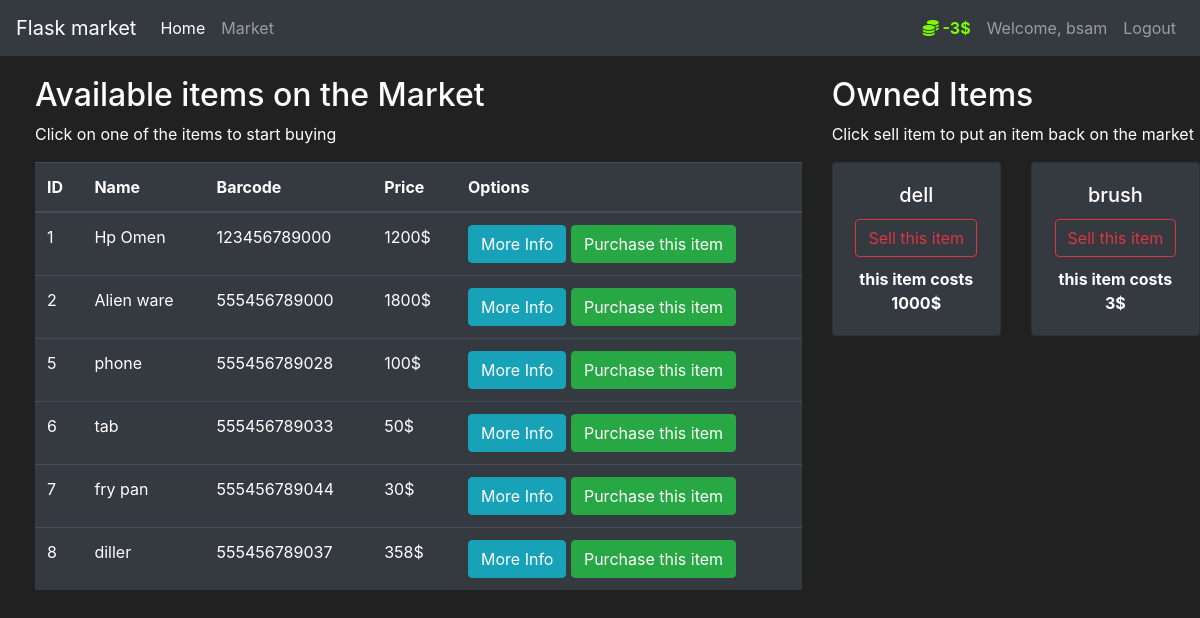
The app's page /market (signed in) with its own data.
### market/models.py (models this page shows, shortened)
class User(db.Model, UserMixin):
    id = db.Column(db.Integer(), primary_key= True)
    username = db.Column(db.String(length=30), unique= True, nullable=False)
    email_address = db.Column(db.String(length=50), unique=True, nullable=False)
    password_hash = db.Column(db.String(length=60), nullable=False) # no need for unique
    budget = db.Column(db.Integer(), nullable=False, default=1000)
    items = db.relationship('Item', backref='owned_user', lazy=True) ##### this is a relationship
    @property
    def password(self):
        return self.password
    @property
    def prettier_budget(self):
        if len(str(self.budget)) >= 4:
            return f'{str(self.budget)[:-3]}, {str(self.budget)[-3:]}$'
        else:
            return f"{self.budget}$"

class Item(db.Model):
    id = db.Column(db.Integer(), primary_key=True)
    name = db.Column(db.String(length=30), nullable=False, unique=True)
    price = db.Column(db.Integer(), nullable=False)
    barcode = db.Column(db.String(length= 12), nullable= False, unique=True)
    description = db.Column(db.String(length=1024), nullable=False, unique=True)
    owner = db.Column(db.Integer(), db.ForeignKey('user.id'))

### market/routes.py (the view, shortened to what this page needs)
@app.route('/market',  methods=['GET', 'POST'])
@login_required
def market_page():
    purchase_form = PurchaseItemForm()
    selling_form = SellItemForm()
    if request.method == "GET":
        items = Item.query.filter_by(owner=None)
        owned_items = Item.query.filter_by(owner=current_user.id)
        return render_template('market.html', items=items, purchase_form = purchase_form, owned_items= owned_items, selling_form= selling_form)

### market/models.py (called while the page is built)
@login_manager.user_loader
def load_user(user_id):
    return User.query.get(int(user_id))

### market/templates/market.html (shortened to what this page needs)
{% extends 'base.html'%}
{%block content%}
<div class="row" style="margin-top:20px; margin-left:20px;">
     <div class="col-8">
         <h2>Available items on the Market</h2>
         <p>Click on one of the items to start buying</p>
           <table class="table table-hover table-dark">
            <thead>
            <tr>
                <th scope="col">ID</th>
                <th scope="col">Name</th>
                <th scope="col">Barcode</th>
                <th scope="col">Price</th>
                <th scope="col">Options</th>
            </tr>
            </thead>
            <tbody>
            {% for item in items%}
                  <tr>
                    <td>{{item.id}}</td>
                    <td>{{item.name}}</td>
                      <td>{{item.barcode}}</td>
                    <td>{{item.price}}$</td>
                      <td>
                          <button class="btn btn-outline btn-info" data-toggle = "modal" data-target = "#Modal-MoreInfo-{{item.id}}">More Info</button>
                          <button class = "btn btn-outline btn-success" data-toggle="modal" data-target="#Modal-PurchaseConfirm-{{item.id}}">Purchase this item</button>
                      </td>
                </tr>
                {% endfor%}
            </tbody>
      </table>
     </div>
     <div class="col-4">
        <h2>Owned Items</h2>
        <p>Click sell item to put an item back on the market</p>
         <div class="row">
             {% for owned_item in owned_items %}
             <div class="col-md-6">
                  <div style="margin-bottom: 5px" class="card text-center bg-dark">
                     <div class="card-body">
                         <h5 class="card-title">{{ owned_item.name }}</h5>
                         <button type="button" class="btn btn-outline-danger" style="margin-bottom:10px" data-toggle="modal" data-target="#Modal-SellingConfirm-{{owned_item.id}}">
                             Sell this item
                         </button>
                         <p class="card-text"><strong> this item costs {{owned_item.price}}$</strong></p>
                     </div>
                 </div>
             </div>
             {%endfor%}
         </div>
     </div>
 </div>
{%endblock%}

### market/templates/base.html (shortened to what this page needs)
<!doctype html>
<html lang="en">
   <head>
      <link rel="stylesheet" href="https://cdn.jsdelivr.net/npm/bootstrap@4.5.3/dist/css/bootstrap.min.css">
   </head>
   <body>
            <nav class="navbar navbar-expand-md navbar-dark bg-dark">
        <a class="navbar-brand" href="#">Flask market</a>
      <div class="collapse navbar-collapse" id="navbarNav">
             <ul class="navbar-nav mr-auto">
                <li class="nav-item active">
                    <a class="nav-link" href="{{url_for('home_page')}}">Home <span class="sr-only">(current)</span></a>
                </li>
                <li class="nav-item">
                    <a class="nav-link" href="{{url_for('market_page')}}">Market</a>
                </li>
              </ul>
                {%if current_user.is_authenticated %}
                <ul class="navbar-nav">
                    <li class="nav-item">
                        <a class="nav-link" style="color:lawngreen; font-weight:bold;" >
                            <i class="fas fa-coins"></i>
                            {{ current_user.prettier_budget}}
                        </a>
                    </li>
                    <li class="nav-item">
                        <a class="nav-link">Welcome, {{current_user.username}}</a>
                    </li>
                    <li class="nav-item">
                        <a class="nav-link" href="{{url_for('logout_page')}}">Logout</a>
                    </li>
                </ul>
                {%endif%}
      </div>
      </nav>
      {%block content%}
      {%endblock%}
   </body>
</html>

### market/templates/base.html (style rules this page uses)
body { background-color: #212121; color: white }

### records on screen
User: prettier_budget "-3$", username "bsam"
Item: id "1", name "Hp Omen", barcode "123456789000", price "1200"
Item: id "2", name "Alien ware", barcode "555456789000", price "1800"
Item: id "5", name "phone", barcode "555456789028", price "100"
Item: id "6", name "tab", barcode "555456789033", price "50"
Item: id "7", name "fry pan", barcode "555456789044", price "30"
Item: id "8", name "diller", barcode "555456789037", price "358"
Item: name "dell", price "1000"
Item: name "brush", price "3"
